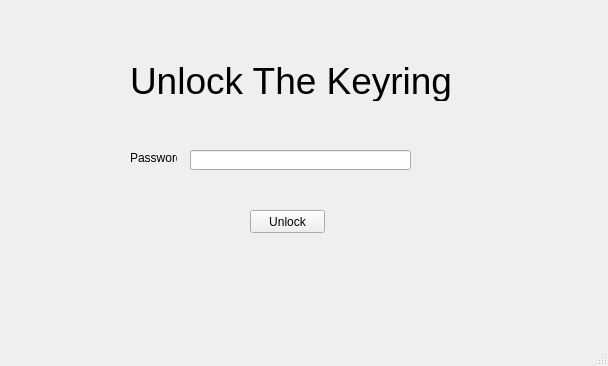
<?xml version="1.0" encoding="UTF-8"?>
<ui version="4.0">
 <class>MainWindow</class>
 <widget class="QMainWindow" name="MainWindow">
  <property name="geometry">
   <rect>
    <x>0</x>
    <y>0</y>
    <width>608</width>
    <height>366</height>
   </rect>
  </property>
  <property name="windowTitle">
   <string>MainWindow</string>
  </property>
  <widget class="QWidget" name="centralwidget">
   <widget class="QLabel" name="label">
    <property name="geometry">
     <rect>
      <x>130</x>
      <y>60</y>
      <width>361</width>
      <height>41</height>
     </rect>
    </property>
    <property name="font">
     <font>
      <pointsize>28</pointsize>
     </font>
    </property>
    <property name="text">
     <string>Unlock The Keyring</string>
    </property>
   </widget>
   <widget class="QLabel" name="passwordLabel">
    <property name="geometry">
     <rect>
      <x>130</x>
      <y>150</y>
      <width>47</width>
      <height>16</height>
     </rect>
    </property>
    <property name="text">
     <string>Password</string>
    </property>
   </widget>
   <widget class="QLineEdit" name="passwordTB">
    <property name="geometry">
     <rect>
      <x>190</x>
      <y>150</y>
      <width>221</width>
      <height>20</height>
     </rect>
    </property>
    <property name="echoMode">
     <enum>QLineEdit::Password</enum>
    </property>
   </widget>
   <widget class="QPushButton" name="unlockButton">
    <property name="geometry">
     <rect>
      <x>250</x>
      <y>210</y>
      <width>75</width>
      <height>23</height>
     </rect>
    </property>
    <property name="text">
     <string>Unlock</string>
    </property>
   </widget>
  </widget>
  <widget class="QMenuBar" name="menubar">
   <property name="geometry">
    <rect>
     <x>0</x>
     <y>0</y>
     <width>608</width>
     <height>21</height>
    </rect>
   </property>
  </widget>
  <widget class="QStatusBar" name="statusbar"/>
 </widget>
 <resources/>
 <connections/>
</ui>
